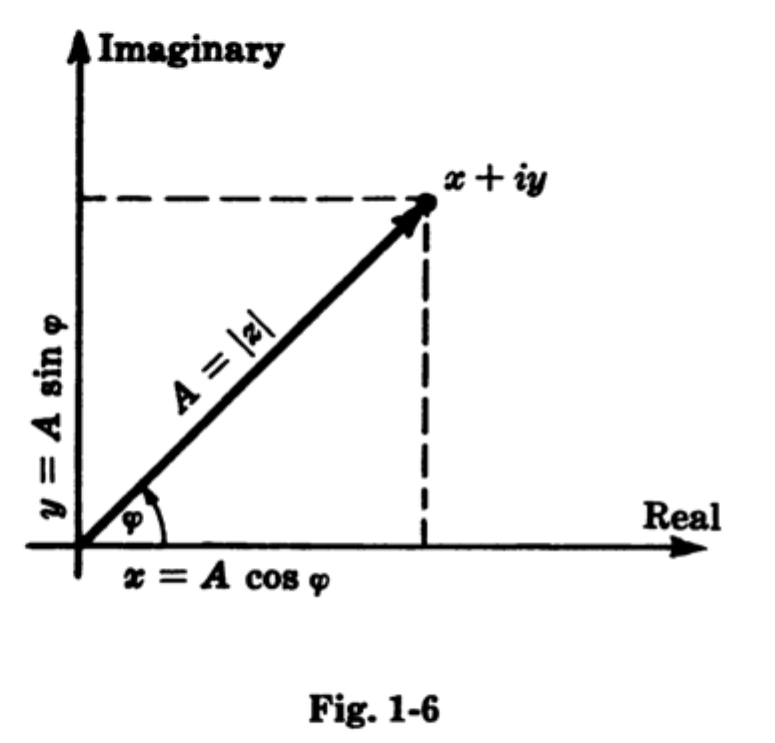
#> input picture examples/complex.png, 775 x 743 px; its folder holds only this picture in this run
$ python -i preprocess.py   (imports and definitions only)
#> lines starting #> are read from the running program, lines starting #| are printed output that depends on the picture; after the words box and inside, x2 and y2 are one past the last pixel; in counts of white or black regions, pixels touching at a corner belong together
"""Image loading, binarisation, deskewing and global ink statistics."""

from __future__ import annotations

from dataclasses import dataclass
from pathlib import Path

import cv2
import numpy as np
from skimage.filters import threshold_sauvola
from skimage.morphology import skeletonize


@dataclass
class Page:
    """A binarised figure together with the statistics every later stage needs."""

    gray: np.ndarray
    ink: np.ndarray
    stroke_width: float
    skew_degrees: float
    background: str
    source_path: Path
    paper_spread: int = 0
    raw_gray: np.ndarray | None = None

    @property
    def height(self) -> int:
        return int(self.ink.shape[0])

    @property
    def width(self) -> int:
        return int(self.ink.shape[1])


def _to_gray(image: np.ndarray) -> np.ndarray:
    if image.ndim == 2:
        return image
    if image.shape[2] == 4:
        alpha = image[:, :, 3:4].astype(np.float32) / 255.0
        flattened = image[:, :, :3].astype(np.float32) * alpha + 255.0 * (1.0 - alpha)
        image = flattened.astype(np.uint8)
    return cv2.cvtColor(image, cv2.COLOR_BGR2GRAY)


def _smooth_surface(gray: np.ndarray, usable: np.ndarray, degree: int, samples: int) -> np.ndarray:
    """Least-squares surface of the given order through the usable pixels."""
    height, width = gray.shape
    ys, xs = np.nonzero(usable)
    if ys.size < 500:
        return np.full(gray.shape, 255.0)

    step = max(1, ys.size // samples)
    ys, xs = ys[::step], xs[::step]
    powers = [(i, j) for i in range(degree + 1) for j in range(degree + 1 - i)]

    u, v = xs / width, ys / height
    design = np.column_stack([u**i * v**j for i, j in powers])
    coefficients, *_rest = np.linalg.lstsq(design, gray[ys, xs].astype(np.float64), rcond=None)

    grid_v, grid_u = np.mgrid[0:height, 0:width]
    grid_u = grid_u / width
    grid_v = grid_v / height
    surface = sum(
        coefficient * (grid_u**i * grid_v**j)
        for coefficient, (i, j) in zip(coefficients, powers)
    )
    return np.clip(surface, 1.0, 255.0)


def estimate_paper(
    gray: np.ndarray,
    *,
    tiles: int = 48,
    degree: int = 3,
    samples: int = 40000,
    content: float = 0.92,
) -> np.ndarray:
    """Estimate the paper behind the drawing, in two passes.

    The first pass fits a surface too smooth to follow anything that was drawn,
    and whatever sits well below it is content rather than paper. The second
    pass then estimates the paper tile by tile from the pixels that survived,
    which follows blotchy staining that no smooth surface can, and carries the
    estimate across the content by inpainting.

    Both passes are needed. A tile estimate alone takes a figure's grey slabs
    for paper and divides them away, leaving them 7% darker than the page where
    they are really 24%. A smooth surface alone leaves a badly stained page
    with half again as many spurious labels.
    """
    height, width = gray.shape
    threshold, _binary = cv2.threshold(gray, 0, 255, cv2.THRESH_BINARY | cv2.THRESH_OTSU)
    lighter_than_ink = gray > threshold

    rough = _smooth_surface(gray, lighter_than_ink, degree, samples)
    paper = lighter_than_ink & (gray.astype(np.float64) / rough > content)

    step = max(8, min(height, width) // tiles)
    rows, columns = max(1, height // step), max(1, width // step)
    coarse = np.zeros((rows, columns), np.uint8)
    missing = np.zeros((rows, columns), np.uint8)
    for row in range(rows):
        for column in range(columns):
            y0, x0 = row * step, column * step
            y1 = height if row == rows - 1 else y0 + step
            x1 = width if column == columns - 1 else x0 + step
            window = gray[y0:y1, x0:x1]
            visible = window[paper[y0:y1, x0:x1]]
            if visible.size < 0.1 * window.size:
                missing[row, column] = 255
            else:
                coarse[row, column] = int(np.median(visible))

    if np.any(missing):
        if np.all(missing):
            return np.clip(rough, 1, 255).astype(np.uint8)
        coarse = cv2.inpaint(coarse, missing, 3, cv2.INPAINT_TELEA)

    coarse = cv2.GaussianBlur(coarse, (0, 0), 1.2)
    return cv2.resize(coarse, (width, height), interpolation=cv2.INTER_CUBIC)


def flatten(gray: np.ndarray, *, minimum_spread: int = 25) -> tuple[np.ndarray, int]:
    """Even out the paper so one threshold can serve the whole page."""
    paper = estimate_paper(gray)
    spread = int(np.percentile(paper, 98) - np.percentile(paper, 2))
    if spread < minimum_spread:
        return gray, spread
    scaled = gray.astype(np.float32) / np.maximum(paper.astype(np.float32), 1.0)
    return np.clip(scaled * 255.0, 0, 255).astype(np.uint8), spread


def _binarise(
    gray: np.ndarray, window: int = 25, weight: float = 0.2, disagreement: float = 2.0
) -> np.ndarray:
    """Which pixels are ink, page-wide unless the page will not have it.

    One threshold for the page cannot tell a figure that is genuinely dark from
    one whose paper is stained, because both are dark over large areas. Measured
    on this book: Otsu calls 42% of fig-7-17 ink where 2% of it is dark at all,
    and 55% of fig-3-4 where 10% is -- and yet fig-1-12, whose concentric rings
    really do cover 28% of the page, needs its 36%. Nothing about the page as a
    whole separates those two cases.

    Judged against the neighbourhood instead, the stained pages fall to 6.5% and
    12% and the dense one keeps 34.6%: a stain is dark compared to the page and
    pale compared to the line that crosses it. But judging every page that way
    moves every edge by a pixel, which is a disturbance a clean scan has not
    asked for. So the two are compared, and the neighbourhood is believed only
    where they disagree outright -- which is where the page-wide one is wrong.
    """
    _level, page_wide = cv2.threshold(gray, 0, 255, cv2.THRESH_BINARY_INV | cv2.THRESH_OTSU)
    if float(np.count_nonzero(page_wide)) > 0.5 * page_wide.size:
        page_wide = 255 - page_wide

    local = threshold_sauvola(gray, window_size=window, k=weight)
    nearby = np.where(gray < local, np.uint8(255), np.uint8(0))
    if float(np.count_nonzero(nearby)) > 0.5 * nearby.size:
        nearby = 255 - nearby

    broad = float(np.count_nonzero(page_wide))
    close = float(np.count_nonzero(nearby))
    if broad > disagreement * max(close, 1.0):
        return nearby
    return page_wide


def despeckle(ink: np.ndarray, minimum_area: int = 4, minimum_side: float = 0.0) -> np.ndarray:
    count, labels, stats, _centroids = cv2.connectedComponentsWithStats(ink, 8)
    keep = np.zeros(count, dtype=bool)
    keep[1:] = stats[1:, cv2.CC_STAT_AREA] >= minimum_area
    if minimum_side > 0:
        span = np.maximum(stats[1:, cv2.CC_STAT_WIDTH], stats[1:, cv2.CC_STAT_HEIGHT])
        keep[1:] &= span >= minimum_side
    keep[0] = False
    return np.where(keep[labels], np.uint8(255), np.uint8(0))


def remove_grain(ink: np.ndarray, stroke_width: float) -> np.ndarray:
    """Drop marks smaller than the pen that drew the figure.

    A worn scan carries grain that survives a fixed speck threshold and then
    dominates every later statistic: on one of these figures the median
    component was 8px tall, so the typical glyph height was measured from dirt.
    Nothing narrower than the pen can be a mark the pen made.
    """
    if stroke_width <= 1.0:
        return ink
    return despeckle(
        ink,
        minimum_area=max(4, int(round((0.6 * stroke_width) ** 2))),
        minimum_side=max(2.0, 0.6 * stroke_width),
    )


def estimate_stroke_width(ink: np.ndarray) -> float:
    """Median pen width, measured on the medial axis so junctions do not bias it."""
    if not np.any(ink):
        return 1.0
    distance = cv2.distanceTransform(ink, cv2.DIST_L2, 5)
    medial = skeletonize(ink > 0)
    samples = distance[medial]
    if samples.size == 0:
        return 1.0
    return float(2.0 * np.median(samples))


def estimate_skew(ink: np.ndarray, maximum_degrees: float = 4.0) -> float:
    """Skew from the longest near-horizontal runs, which in a plot are the axes."""
    height, width = ink.shape
    minimum_length = max(40, int(0.2 * width))
    segments = cv2.HoughLinesP(
        ink,
        1,
        np.pi / 2880.0,
        threshold=max(40, minimum_length // 4),
        minLineLength=minimum_length,
        maxLineGap=6,
    )
    if segments is None:
        return 0.0

    angles: list[float] = []
    weights: list[float] = []
    for x1, y1, x2, y2 in segments[:, 0, :]:
        dx = float(x2 - x1)
        dy = float(y2 - y1)
        length = float(np.hypot(dx, dy))
        if length < minimum_length:
            continue
        angle = float(np.degrees(np.arctan2(dy, dx)))
        if abs(angle) > maximum_degrees:
            continue
        angles.append(angle)
        weights.append(length)

    if not angles:
        return 0.0
    order = np.argsort(angles)
    sorted_angles = np.asarray(angles)[order]
    cumulative = np.cumsum(np.asarray(weights)[order])
    midpoint = cumulative[-1] / 2.0
    return float(sorted_angles[int(np.searchsorted(cumulative, midpoint))])


def _rotate(image: np.ndarray, degrees: float, border: int) -> np.ndarray:
    height, width = image.shape[:2]
    matrix = cv2.getRotationMatrix2D((width / 2.0, height / 2.0), degrees, 1.0)
    return cv2.warpAffine(
        image,
        matrix,
        (width, height),
        flags=cv2.INTER_CUBIC,
        borderMode=cv2.BORDER_CONSTANT,
        borderValue=border,
    )


def load_page(path: Path, *, deskew: bool = True, skew_tolerance: float = 0.1) -> Page:
#> called with path = '../../examples/complex.png', deskew = True, skew_tolerance = 0.1
    if not Path(path).is_file():
        raise SystemExit(f"No such image: {path}")
    raw = cv2.imread(str(path), cv2.IMREAD_UNCHANGED)
#> raw is the input picture: shape (743, 775, 4); mean B, G, R, A 241.9, 241.9, 241.9, 255
    if raw is None:
        raise SystemExit(f"Not a readable image: {path}")

    scanned = _to_gray(raw)
    gray, spread = flatten(scanned)
#> in estimate_paper, `threshold, _binary = cv2.threshold(gray, 0, 255, cv2.THRESH_BINARY | c..`:
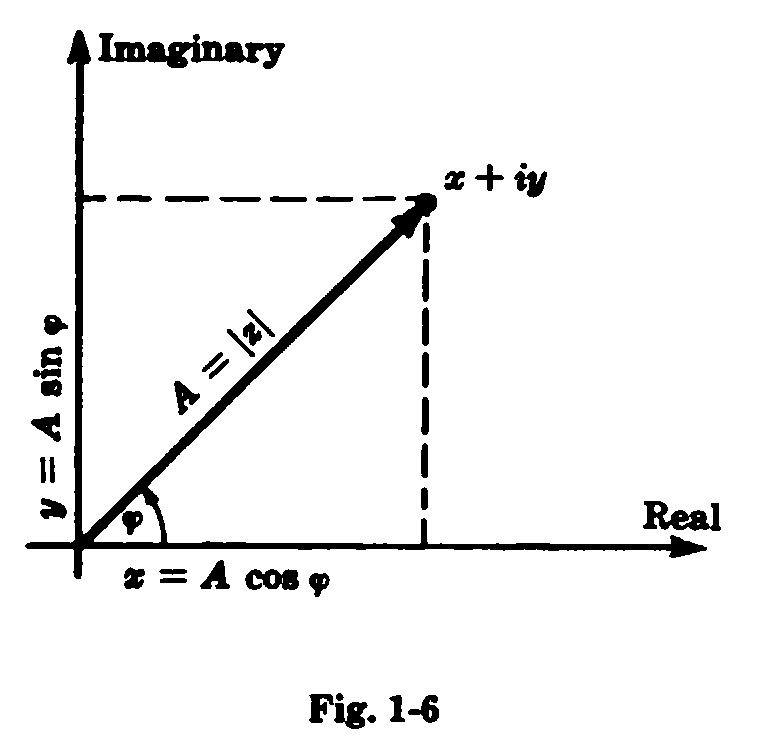
#> _binary: shape (743, 775); 94.6% white; 47 black regions, largest, box (x1, y1, x2, y2) and area: (25, 30, 707, 579) 15299, (98, 33, 285, 69) 3086, (643, 501, 721, 531) 1265
#> in estimate_paper, `threshold, _binary = cv2.threshold(gray, 0, 255, cv2.THRESH_BINARY | c..`: threshold = 146
#> in _smooth_surface, `coefficients, *_rest = np.linalg.lstsq(design, gray[ys, xs].astype(np...`: coefficients = [251.8, 6.19, -20.91, 19.24, -1.74, -3.4, -7.01, 16.77, 7.16, -12.9]
#> in _smooth_surface, `surface = sum( coefficient * (grid_u**i * grid_v**j) for coefficient, ..`:
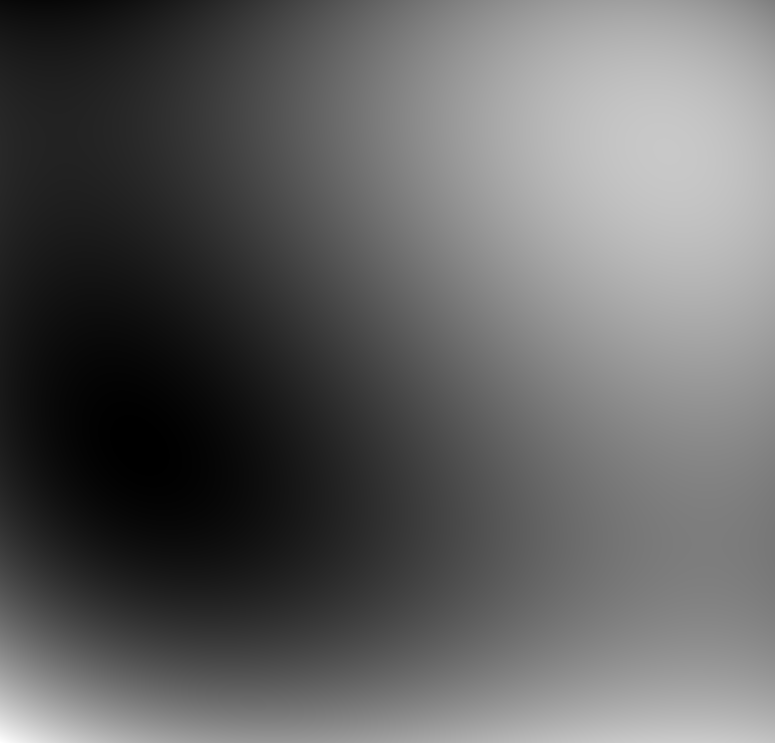
#> surface: shape (743, 775) float64; min 251.7, max 256.3, mean 253.4; drawn with min black and max white
#> in flatten, `spread = int(np.percentile(paper, 98) - np.percentile(paper, 2))`: spread = 1
#> spread = 1
    ink = despeckle(_binarise(gray))
#> in _binarise, `local = threshold_sauvola(gray, window_size=window, k=weight)`:
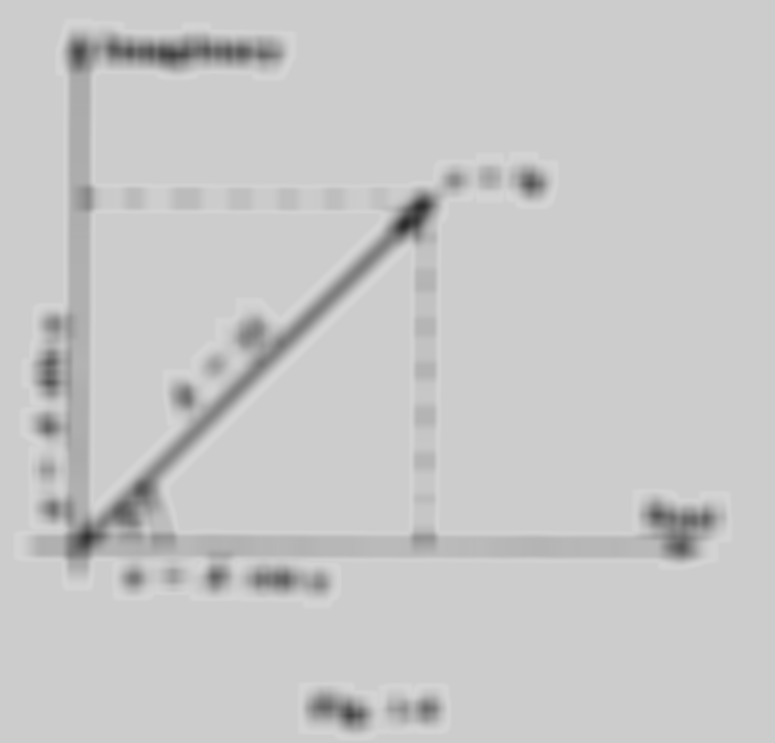
#> local: shape (743, 775) float64; min 42.34, max 212.9, mean 199
#> in _binarise, `broad = float(np.count_nonzero(page_wide))`: broad = 31246
#> in _binarise, `close = float(np.count_nonzero(nearby))`: close = 33434
#> in despeckle, `count, labels, stats, _centroids = cv2.connectedComponentsWithStats(in..`:
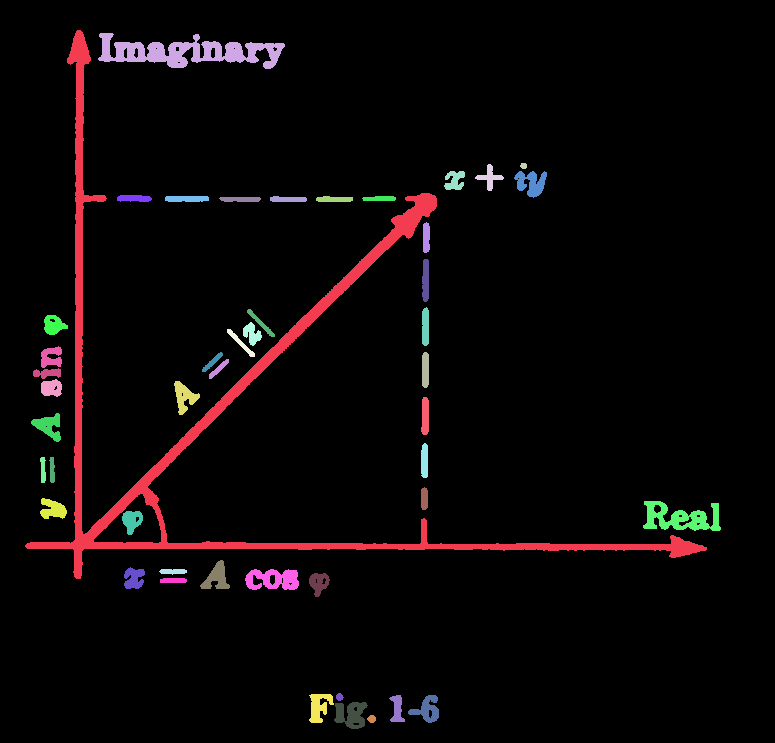
#> labels: shape (743, 775) int32; 48 distinct labels, from 0 to 47; one colour per label, 0 black
#> in despeckle, `count, labels, stats, _centroids = cv2.connectedComponentsWithStats(in..`: count = 48; stats = 48 rows, first 6: [0, 0, 775, 743, 544579], [25, 30, 682, 549, 15299], [98, 33, 187, 36, 3086], [520, 163, 7, 6, 35], [475, 164, 29, 27, 260], [444, 171, 21, 19, 277]

    skew = estimate_skew(ink) if deskew else 0.0
#> in estimate_skew, `segments = cv2.HoughLinesP( ink, 1, np.pi / 2880.0, threshold=max(40, ..`: segments = 21 rows, first 6: [25, 545, 706, 547], [30, 542, 620, 545], [25, 546, 706, 549], [75, 577, 80, 30], [80, 578, 82, 35], [74, 550, 434, 195]
#> the loop in estimate_skew, `for x1, y1, x2, y2 in segments[:, 0, :]:` made 21 passes
#> (x1, y1, x2, y2, dx, dy, length, angle) on passes 1 to 8: (25, 545, 706, 547, 681, 2, 681, 0.168), (30, 542, 620, 545, 590, 3, 590, 0.291), (25, 546, 706, 549, 681, 3, 681, 0.252), (75, 577, 80, 30, 5, -547, 547, -89.48), (80, 578, 82, 35, 2, -543, 543, -89.79), (74, 550, 434, 195, 360, -355, 505.6, -44.6), (74, 522, 77, 30, 3, -492, 492, -89.65), (74, 554, 435, 196, 361, -358, 508.4, -44.76)
#> after the loop in estimate_skew, `for x1, y1, x2, y2 in segments[:, 0, :]:`: angles = [0.168, 0.291, 0.252, 0.294, 0, 0]; weights = [681, 590, 681, 195, 171, 182]
#> in estimate_skew, `order = np.argsort(angles)`: order = [5, 4, 0, 2, 1, 3]
#> in estimate_skew, `sorted_angles = np.asarray(angles)[order]`: sorted_angles = [0, 0, 0.168, 0.252, 0.291, 0.294]
#> in estimate_skew, `cumulative = np.cumsum(np.asarray(weights)[order])`: cumulative = [182, 353, 1034, 1715, 2305, 2500]
#> in estimate_skew, `midpoint = cumulative[-1] / 2.0`: midpoint = 1250
#> skew = 0.252
    if deskew and abs(skew) > skew_tolerance:
        gray = _rotate(gray, skew, border=255)
#> in _rotate, `matrix = cv2.getRotationMatrix2D((width / 2.0, height / 2.0), degrees,..`: matrix = [[1, 0.00441, -1.63], [-0.00441, 1, 1.71]]
        scanned = _rotate(scanned, skew, border=255)
        ink = despeckle(_binarise(gray))
#> call 2 of _binarise, with window = 25, weight = 0.2, disagreement = 2
#> in _binarise (call 2), `nearby = np.where(gray < local, np.uint8(255), np.uint8(0))`:
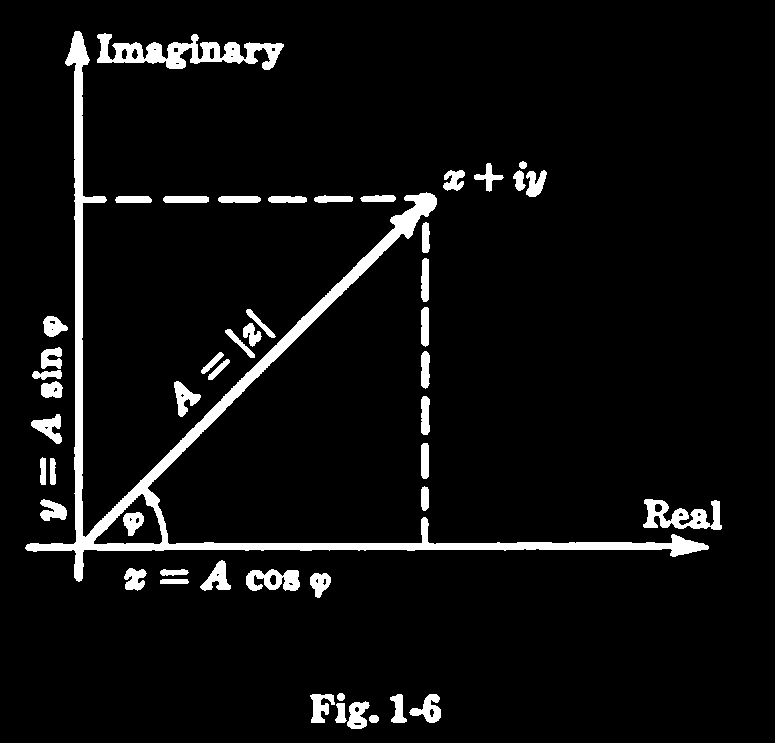
#> nearby: shape (743, 775); 5.8% white; 49 white regions, largest, box (x1, y1, x2, y2) and area: (25, 31, 709, 582) 16236, (97, 33, 284, 70) 3002, (643, 499, 722, 530) 1271
#> in _binarise (call 2), `broad = float(np.count_nonzero(page_wide))`: broad = 31314
#> in _binarise (call 2), `close = float(np.count_nonzero(nearby))`: close = 33296
#> call 2 of despeckle, with minimum_area = 4, minimum_side = 0
#> in despeckle (call 2), `count, labels, stats, _centroids = cv2.connectedComponentsWithStats(in..`:
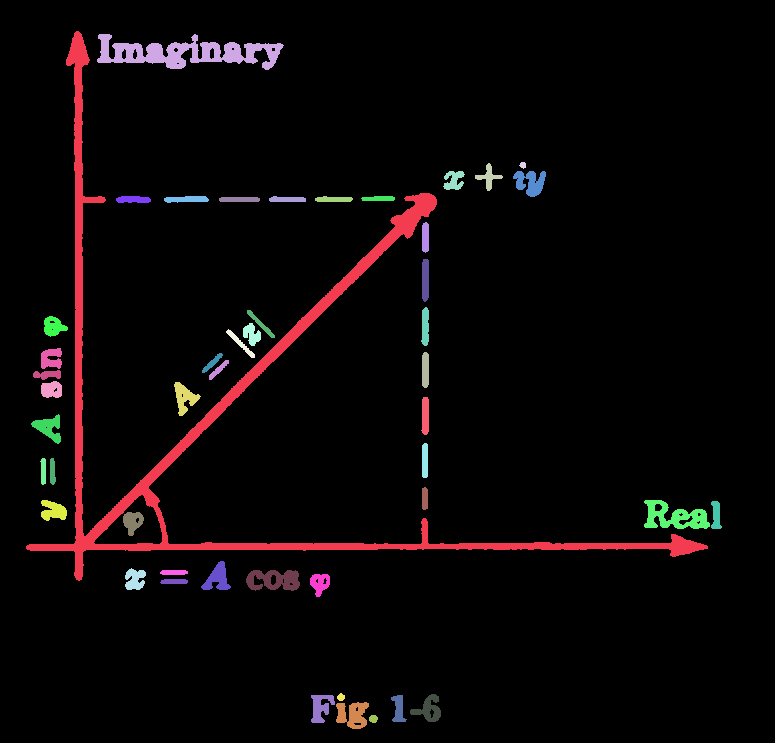
#> labels: shape (743, 775) int32; 49 distinct labels, from 0 to 48; one colour per label, 0 black
#> in despeckle (call 2), `count, labels, stats, _centroids = cv2.connectedComponentsWithStats(in..`: count = 49; stats = 49 rows, first 6: [0, 0, 775, 743, 544511], [26, 31, 682, 550, 15425], [97, 34, 187, 36, 3063], [475, 163, 28, 28, 248], [519, 162, 7, 7, 35], [443, 171, 22, 19, 275]
    else:
        skew = 0.0

    ink = remove_grain(ink, estimate_stroke_width(ink))
#> in estimate_stroke_width, `medial = skeletonize(ink > 0)`:
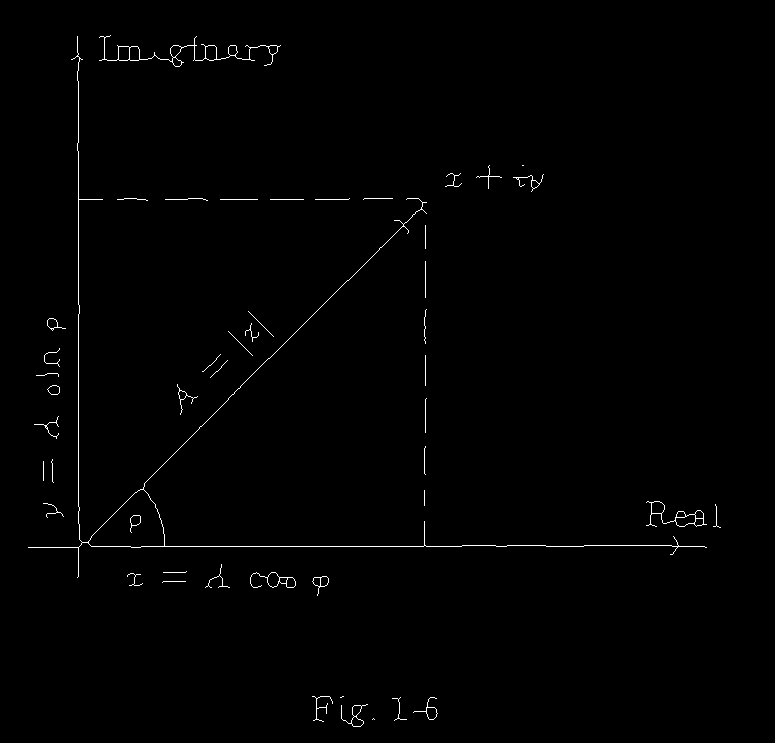
#> medial: shape (743, 775) bool; 0.72% white in thin lines or dots, all inside (x1, y1, x2, y2) = (28, 35, 721, 727)
#> in estimate_stroke_width, `samples = distance[medial]`: samples = 4124 values, max 10 at index 1061, min 1 at index 0, mean 3.65

    background = "#ffffff"
    if np.any(ink == 0):
        level = int(np.median(gray[ink == 0]))
#> level = 255
        background = f"#{level:02x}{level:02x}{level:02x}"
#> background = '#ffffff'

    return Page(
        gray=gray,
        ink=ink,
        stroke_width=estimate_stroke_width(ink),
        skew_degrees=skew,
        background=background,
        source_path=Path(path),
        paper_spread=spread,
        # Flattening serves the threshold; a tint is looked for in the scan as
        # it was, because a large tint bends the paper estimate into itself.
        raw_gray=scanned,
    )

>>> result = load_page('../../examples/complex.png')
